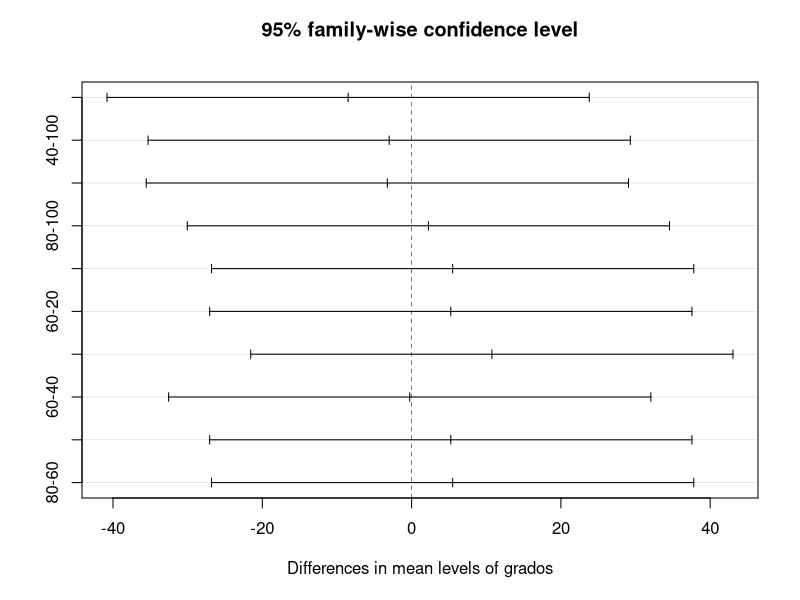
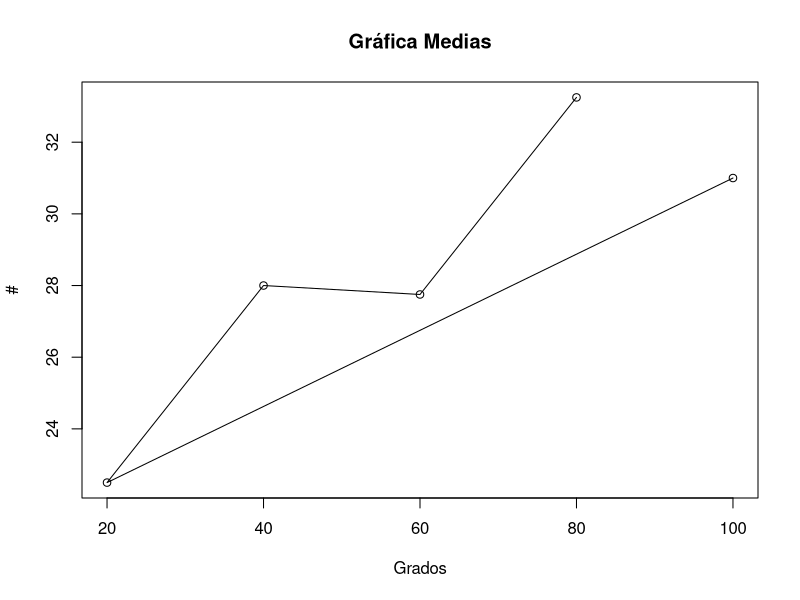
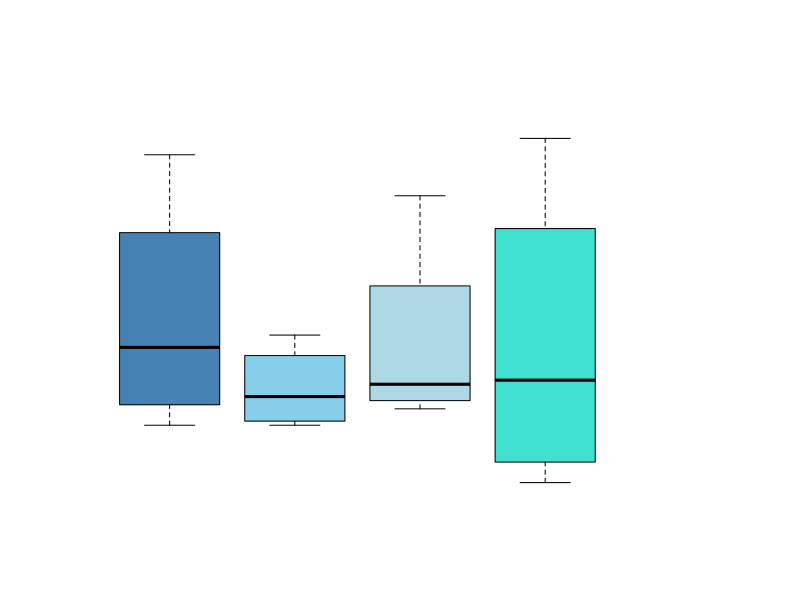

Reproduce these figures in R, in order. (Note: this script raises an error after producing the figures.)
# Para estudiar la confiabilidad de ciertos tableros electrónicos para carros, se someten a un 
# envejecimiento acelerado durante 100 horas a determinada temperatura, y como variable de interés 
# se mide la intensidad de corriente que circula entre dos puntos, cuyos valores aumentan con el 
# deterioro. Se probaron 20 módulos repartidos de manera equitativamente en cinco temperaturas y 
# los resultados obtenidos fueron los siguientes:
# 20◦ 40◦ 60◦ 80◦ 100◦
# 19 18 24 29 46
# 22 24 20 31 53
# 16 11 27 35 58
# 13 18 23 32 51

# Realice el análisis de varianza para estos datos, a fin de estudiar si la temperatura afecta la 
# intensidad de corriente promedio.
# ¿La temperatura afecta la variabilidad de las intensidades? Es decir, verifique si hay igual 
# varianza entre los diferentes tratamientos.
# ¿Hay alguna temperatura mejor? Argumente su respuesta.
# Dibuje las gráficas de medias y los diagramas de caja simultáneos, después interprételos.
# Verifique los supuestos de normalidad y de igualdad de varianza entre las temperaturas.

# Generación de datos
datos <- data.frame(
  grados = rep(c("20", "40", "60", "80", "100"), each = 4),
  numero = c(
    19, 18, 24, 29, 46,
    22, 24, 20, 31, 53,
    16, 11, 27, 35, 58,
    13, 18, 23, 32, 51
  )
)

# Análisis de varianza (ANOVA)
modelo_anova <- aov(numero ~ grados, data = datos)
summary(modelo_anova)
#             Df Sum Sq Mean Sq F value Pr(>F)
# grados       4    262   65.62     0.3  0.873
# Residuals   15   3282  218.83



# Test de Tukey
tukey <- TukeyHSD(modelo_anova)
tukey
plot(tukey)
summary(tukey)
#        Length Class  Mode
# grados 40     -none- numeric

# Cálculo de medias
media <- aggregate(numero ~ grados, data = datos, FUN = mean)
plot(media$grados, media$numero, type = "o", xlab = "Grados", ylab = "#", main = "Gráfica Medias")

# Gráfico de cajas
boxplot(numero ~ grados, data = datos, col = c("steelblue", "skyblue", "lightblue", "turquoise", "teal"), main = "Gráfica Cajas")

# Test de Bartlett
bartlett_test <- bartlett.test(numero ~ grados, data = datos)
bartlett_test